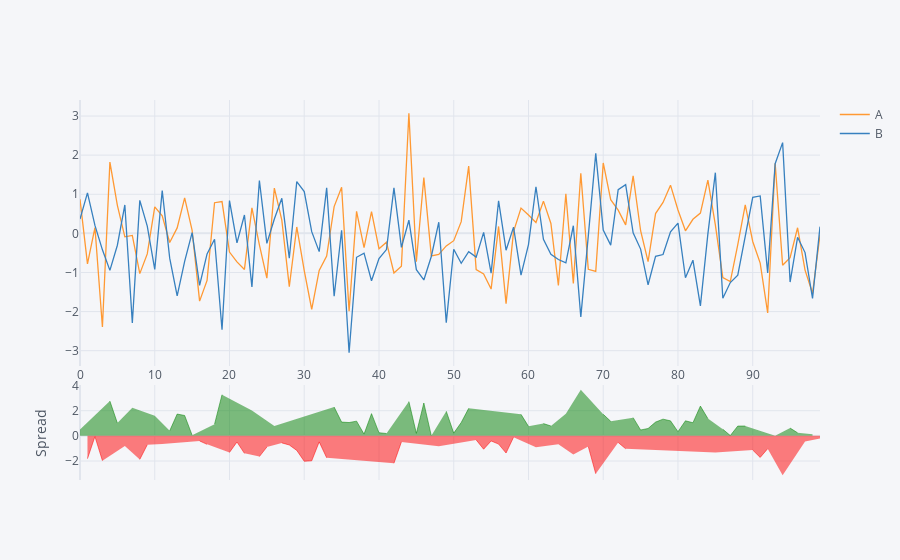

Notebook code for this chart:
### Markdown cell above
## Spread

### Code cell
df[['A','B']].iplot(kind='spread')

### Figure 1 — Plotly figure (JSON) as saved in the notebook; plotly's stock layout.template omitted (floating-point values rounded to 4 significant figures)
{"data": [{"line": {"color": "rgba(255, 153, 51, 1.0)", "dash": "solid", "shape": "linear", "width": 1.3}, "mode": "lines", "name": "A", "text": "", "type": "scatter", "x": [0, 1, 2, 3, 4, 5, 6, 7, 8, 9, 10, 11, 12, 13, 14, 15, 16, 17, 18, 19, 20, 21, 22, 23, 24, 25, 26, 27, 28, 29, 30, 31, 32, 33, 34, 35, 36, 37, 38, 39, 40, 41, 42, 43, 44, 45, 46, 47, 48, 49, 50, 51, 52, 53, 54, 55, 56, 57, 58, 59, 60, 61, 62, 63, 64, 65, 66, 67, 68, 69, 70, 71, 72, 73, 74, 75, 76, 77, 78, 79, 80, 81, 82, 83, 84, 85, 86, 87, 88, 89, 90, 91, 92, 93, 94, 95, 96, 97, 98, 99], "y": [0.8715, -0.7816, 0.1481, -2.394, 1.823, 0.7175, -0.08935, -0.05409, -1.03, -0.5255, 0.6788, 0.447, -0.2328, 0.1394, 0.9077, 0.07563, -1.732, -1.202, 0.7838, 0.812, -0.4776, -0.7298, -0.922, 0.652, -0.2948, -1.145, 1.157, 0.3375, -1.361, 0.1635, -0.953, -1.942, -0.9458, -0.5813, 0.6847, 1.18, -1.99, 0.5613, -0.3641, 0.5578, -0.3929, -0.2261, -1.012, -0.8413, 3.07, -0.7259, 1.427, -0.5755, -0.5373, -0.3209, -0.1868, 0.2984, 1.72, -0.9282, -1.037, -1.425, 0.1768, -1.797, 0.04464, 0.6456, 0.4709, 0.2788, 0.8242, 0.252, -1.331, 1.014, -1.279, 1.536, -0.9188, -0.9724, 1.801, 0.8599, 0.5952, 0.2165, 1.468, 0.06674, -0.7245, 0.507, 0.7908, 1.233, 0.5987, 0.06447, 0.3599, 0.5176, 1.364, 0.2187, -1.129, -1.232, -0.2879, 0.7304, -0.2077, -0.7609, -2.034, 1.794, -0.8132, -0.6234, 0.1432, -0.9393, -1.533, -0.03804]}, {"line": {"color": "rgba(55, 128, 191, 1.0)", "dash": "solid", "shape": "linear", "width": 1.3}, "mode": "lines", "name": "B", "text": "", "type": "scatter", "x": [0, 1, 2, 3, 4, 5, 6, 7, 8, 9, 10, 11, 12, 13, 14, 15, 16, 17, 18, 19, 20, 21, 22, 23, 24, 25, 26, 27, 28, 29, 30, 31, 32, 33, 34, 35, 36, 37, 38, 39, 40, 41, 42, 43, 44, 45, 46, 47, 48, 49, 50, 51, 52, 53, 54, 55, 56, 57, 58, 59, 60, 61, 62, 63, 64, 65, 66, 67, 68, 69, 70, 71, 72, 73, 74, 75, 76, 77, 78, 79, 80, 81, 82, 83, 84, 85, 86, 87, 88, 89, 90, 91, 92, 93, 94, 95, 96, 97, 98, 99], "y": [0.366, 1.034, 0.204, -0.4212, -0.9457, -0.3035, 0.7263, -2.292, 0.8429, 0.1838, -0.9236, 1.094, -0.6333, -1.597, -0.7147, 0.01817, -1.33, -0.5264, -0.1513, -2.465, 0.8392, -0.2418, 0.4698, -1.367, 1.351, -0.2573, 0.3653, 0.8955, -0.6357, 1.322, 1.07, 0.04351, -0.4668, 1.162, -1.608, 0.08076, -3.052, -0.6116, -0.5056, -1.212, -0.6431, -0.4146, 1.164, -0.3596, 0.3361, -0.9285, -1.191, -0.5909, 0.2849, -2.284, -0.4058, -0.7646, -0.4689, -0.6077, 0.02581, -1.02, 0.83, -0.4308, 0.1591, -1.066, -0.2876, 1.193, -0.1526, -0.5359, -0.6681, -0.7555, 0.1946, -2.135, -0.06969, 2.046, 0.08377, -0.3008, 1.119, 1.244, 0.01603, -0.4018, -1.314, -0.5881, -0.5416, 0.03776, 0.2613, -1.135, -0.6861, -1.854, -0.01173, 1.551, -1.659, -1.257, -1.07, -0.05271, 0.9221, 0.956, -1.012, 1.782, 2.321, -1.246, -0.1013, -0.4914, -1.664, 0.1715]}, {"connectgaps": false, "fill": "tozeroy", "line": {"color": "green", "dash": "solid", "shape": "linear", "width": 0.5}, "mode": "lines", "name": "Spread", "showlegend": false, "type": "scatter", "x": [0, 1, 2, 3, 4, 5, 6, 7, 8, 9, 10, 11, 12, 13, 14, 15, 16, 17, 18, 19, 20, 21, 22, 23, 24, 25, 26, 27, 28, 29, 30, 31, 32, 33, 34, 35, 36, 37, 38, 39, 40, 41, 42, 43, 44, 45, 46, 47, 48, 49, 50, 51, 52, 53, 54, 55, 56, 57, 58, 59, 60, 61, 62, 63, 64, 65, 66, 67, 68, 69, 70, 71, 72, 73, 74, 75, 76, 77, 78, 79, 80, 81, 82, 83, 84, 85, 86, 87, 88, 89, 90, 91, 92, 93, 94, 95, 96, 97, 98, 99], "xaxis": "x2", "y": [0.5056, "", "", "", 2.769, 1.021, "", 2.238, "", "", 1.602, "", 0.4004, 1.736, 1.622, 0.05746, "", "", 0.9351, 3.277, "", "", "", 2.019, "", "", 0.7915, "", "", "", "", "", "", "", 2.293, 1.099, 1.061, 1.173, 0.1415, 1.77, 0.2502, 0.1885, "", "", 2.734, 0.2026, 2.617, 0.01532, "", 1.963, 0.219, 1.063, 2.189, "", "", "", "", "", "", 1.712, 0.7585, "", 0.9767, 0.788, "", 1.769, "", 3.671, "", "", 1.717, 1.161, "", "", 1.452, 0.4685, 0.5897, 1.095, 1.332, 1.195, 0.3374, 1.199, 1.046, 2.372, 1.376, "", 0.5297, 0.02485, 0.7819, 0.7831, "", "", "", 0.01263, "", 0.6225, 0.2445, "", 0.1311, ""], "yaxis": "y2"}, {"connectgaps": false, "fill": "tozeroy", "line": {"color": "red", "dash": "solid", "shape": "linear", "width": 0.5}, "mode": "lines", "name": "Spread", "showlegend": false, "type": "scatter", "x": [0, 1, 2, 3, 4, 5, 6, 7, 8, 9, 10, 11, 12, 13, 14, 15, 16, 17, 18, 19, 20, 21, 22, 23, 24, 25, 26, 27, 28, 29, 30, 31, 32, 33, 34, 35, 36, 37, 38, 39, 40, 41, 42, 43, 44, 45, 46, 47, 48, 49, 50, 51, 52, 53, 54, 55, 56, 57, 58, 59, 60, 61, 62, 63, 64, 65, 66, 67, 68, 69, 70, 71, 72, 73, 74, 75, 76, 77, 78, 79, 80, 81, 82, 83, 84, 85, 86, 87, 88, 89, 90, 91, 92, 93, 94, 95, 96, 97, 98, 99], "xaxis": "x2", "y": ["", -1.816, -0.05588, -1.973, "", "", -0.8156, "", -1.873, -0.7093, "", -0.6468, "", "", "", "", -0.4024, -0.6755, "", "", -1.317, -0.488, -1.392, "", -1.646, -0.8876, "", -0.558, -0.7257, -1.159, -2.023, -1.986, -0.479, -1.744, "", "", "", "", "", "", "", "", -2.176, -0.4817, "", "", "", "", -0.8222, "", "", "", "", -0.3205, -1.063, -0.4051, -0.6532, -1.366, -0.1144, "", "", -0.9139, "", "", -0.663, "", -1.474, "", -0.8491, -3.018, "", "", -0.5242, -1.028, "", "", "", "", "", "", "", "", "", "", "", -1.333, "", "", "", "", -1.13, -1.717, -1.022, "", -3.134, "", "", -0.4479, "", -0.2096], "yaxis": "y2"}], "layout": {"hovermode": "x", "legend": {"bgcolor": "#F5F6F9", "font": {"color": "#4D5663"}}, "paper_bgcolor": "#F5F6F9", "plot_bgcolor": "#F5F6F9", "title": {"font": {"color": "#4D5663"}}, "xaxis": {"gridcolor": "#E1E5ED", "showgrid": true, "tickfont": {"color": "#4D5663"}, "title": {"font": {"color": "#4D5663"}, "text": ""}, "zerolinecolor": "#E1E5ED"}, "xaxis2": {"anchor": "y2", "gridcolor": "#E1E5ED", "showgrid": true, "showticklabels": false, "tickfont": {"color": "#4D5663"}, "title": {"font": {"color": "#4D5663"}, "text": ""}, "zerolinecolor": "#E1E5ED"}, "yaxis": {"domain": [0.3, 1], "gridcolor": "#E1E5ED", "showgrid": true, "tickfont": {"color": "#4D5663"}, "title": {"font": {"color": "#4D5663"}, "text": ""}, "zerolinecolor": "#E1E5ED"}, "yaxis2": {"domain": [0, 0.25], "gridcolor": "#E1E5ED", "showgrid": true, "tickfont": {"color": "#4D5663"}, "title": {"font": {"color": "#4D5663"}, "text": "Spread"}, "zerolinecolor": "#E1E5ED"}}}
